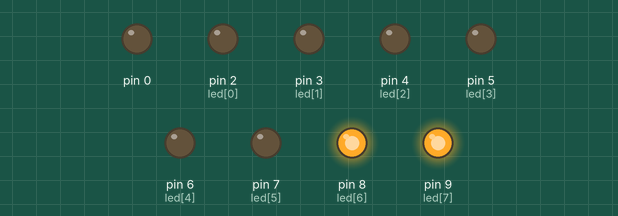
Recording of a sketch running on a simulated Arduino Uno, built with avr-gcc and run on an emulated ATmega328P. On the bench: output pins drawn as LEDs (lit = HIGH).

Above: at 0.1 s.
At 4.1 s:
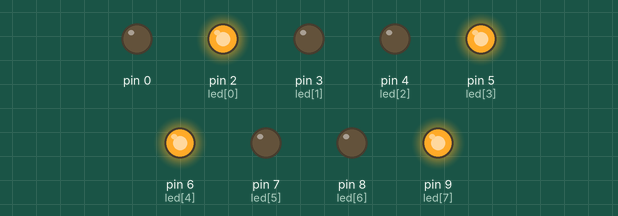
At 9.1 s:
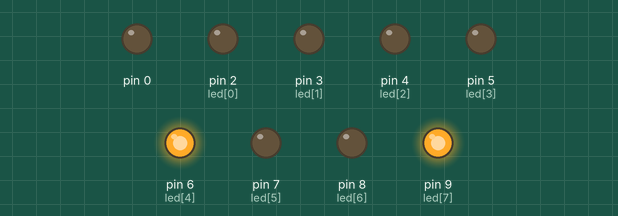
At 19.2 s:
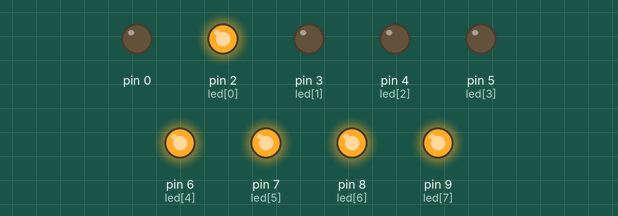
At 28.3 s:
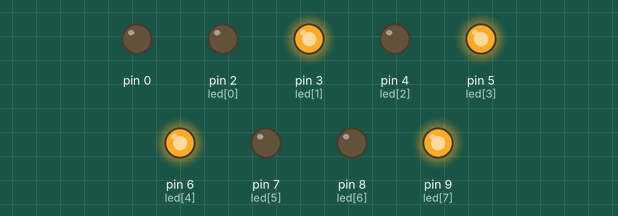
At 38.3 s:
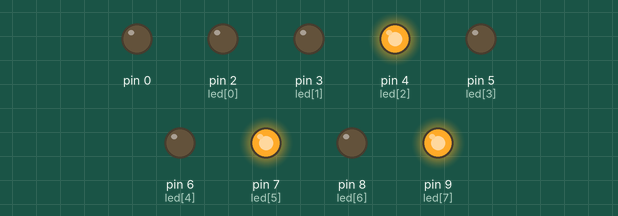
Timing chart, 0 to 40.0 s (numbered marks = the images above):
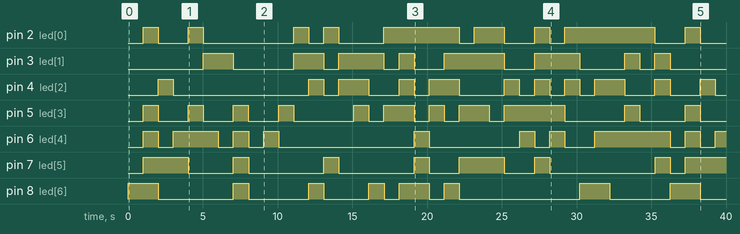

Measured:
- by itself, pin 2 (led[0]): LOW → HIGH at 1.0 s, → LOW 1.0 s later, → HIGH 2.0 s later, → LOW 1.0 s later, … (18 changes in this stretch)
- by itself, pin 3 (led[1]): LOW → HIGH at 5.0 s, → LOW 2.0 s later, → HIGH 4.0 s later, → LOW 2.0 s later, … (16 changes in this stretch)
- by itself, pin 4 (led[2]): LOW → HIGH at 2.0 s, → LOW 1.0 s later, → HIGH 9.1 s later, → LOW 1.0 s later, … (22 changes in this stretch)
- by itself, pin 5 (led[3]): LOW → HIGH at 1.0 s, → LOW 1.0 s later, → HIGH 2.0 s later, → LOW 1.0 s later, … (22 changes in this stretch)
- by itself, pin 6 (led[4]): LOW → HIGH at 1.0 s, → LOW 1.0 s later, → HIGH 1.0 s later, → LOW 3.0 s later, … (19 changes in this stretch)
- by itself, pin 7 (led[5]): LOW → HIGH at 1.0 s, → LOW 3.0 s later, → HIGH 3.0 s later, → LOW 1.0 s later, … (15 changes in this stretch)
- by itself, pin 8 (led[6]): HIGH → LOW at 2.0 s, → HIGH 5.0 s later, → LOW 1.0 s later, → HIGH 4.0 s later, … (15 changes in this stretch)

The sketch:

_8_8disp.ino
```cpp
//D2,D3,D4  LED +
//D10       LED -      PWM
//D2--D8   5611BS-6 -
//D9       5611BS-6 +  PWM
//D11      12864 SDA
//D12      12864 SCL
//A0       RIGHT BUTTON
//A1       LEFT  BUTTON
int led[] = {2,3,4,5,6,7,8,9};
int vcc=9;
int num[][7]={{0,0,0,0,0,0,1},//0
              {1,0,0,1,1,1,1},//1
              {0,0,1,0,0,1,0},//2
              {0,0,0,0,1,1,0},//3
              {1,0,0,1,1,0,0},//4
              {0,1,0,0,1,0,0},//5
              {0,1,0,0,0,0,0},//6
              {0,0,0,1,1,1,1},//7
              {0,0,0,0,0,0,0},//8
              {0,0,0,0,1,0,0},//9
              {0,0,0,1,0,0,0},//A
              {1,1,0,0,0,0,0},//b
              {0,1,1,0,0,0,1},//C
              {1,0,0,0,0,1,0},//d
              {0,1,1,0,0,0,0},//E
              {0,1,1,1,0,0,0},//F
              {0,1,0,0,0,0,1},//G
              {1,0,0,1,0,0,0},//H
              {1,1,1,1,0,0,1},//I
              {1,0,0,0,1,1,1},//J
              {1,0,1,1,0,0,0},//K
              {1,1,1,0,0,0,1},//L
              {0,1,0,1,0,1,0},//M
              {1,1,0,1,0,1,0},//n
              {1,1,0,0,0,1,0},//o
              {0,0,1,1,0,0,0},//p
              {0,0,0,1,1,0,0},//q
              {1,1,1,1,0,1,0},//r
              {0,1,0,1,1,0,0},//s
              {1,1,1,0,0,0,0}, //t
              {1,0,0,0,0,0,1},//U
              {1,0,1,0,1,0,1},//v
              {1,0,1,0,1,0,0}, //w
              {1,1,0,1,1,0,0}, //x
              {1,0,0,0,1,0,0},//Y
              {0,1,1,0,1,1,0},//Z


};
void setup() {
  for (int i=0;i<9;i++)
    { pinMode(led[i], OUTPUT); }
  for (int i=0;i<8;i++)
     {digitalWrite(led[i], HIGH);}
}

// the loop routine runs over and over again forever:
void loop() {
 for (int j=0;j<36;j++)
 {
     for (int i=0;i<7;i++)
     {
         digitalWrite(led[i], num[j][i]);
         delay(1);
      }
  delay(1000);
  }
}
```
